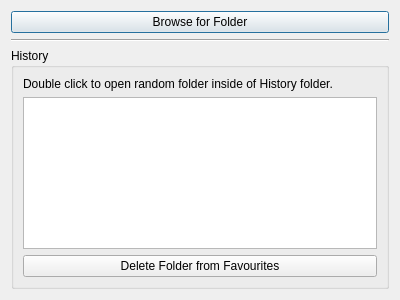
<?xml version="1.0" encoding="UTF-8"?>
<ui version="4.0">
 <class>MainWindow</class>
 <widget class="QDialog" name="MainWindow">
  <property name="geometry">
   <rect>
    <x>0</x>
    <y>0</y>
    <width>400</width>
    <height>300</height>
   </rect>
  </property>
  <property name="windowTitle">
   <string>I Pick shit for you and you'll like it</string>
  </property>
  <layout class="QGridLayout" name="gridLayout">
   <item row="0" column="0">
    <widget class="QPushButton" name="pushButton_Browse">
     <property name="text">
      <string>Browse for Folder</string>
     </property>
    </widget>
   </item>
   <item row="1" column="0">
    <widget class="Line" name="line">
     <property name="orientation">
      <enum>Qt::Horizontal</enum>
     </property>
    </widget>
   </item>
   <item row="2" column="0">
    <widget class="QGroupBox" name="groupBox">
     <property name="title">
      <string>History</string>
     </property>
     <layout class="QGridLayout" name="gridLayout_2">
      <item row="1" column="0">
       <widget class="QListWidget" name="listWidget_Favourites"/>
      </item>
      <item row="0" column="0">
       <widget class="QLabel" name="label">
        <property name="text">
         <string>Double click to open random folder inside of History folder.</string>
        </property>
       </widget>
      </item>
      <item row="2" column="0">
       <widget class="QPushButton" name="pushButton_Delete">
        <property name="text">
         <string>Delete Folder from Favourites</string>
        </property>
       </widget>
      </item>
     </layout>
    </widget>
   </item>
  </layout>
 </widget>
 <resources/>
 <connections/>
</ui>
